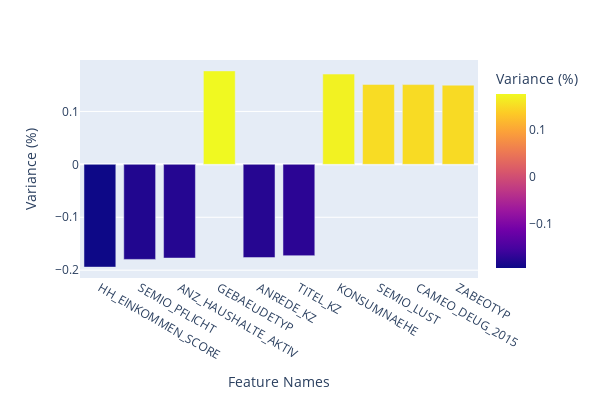

This figure's notebook cell:
### Code cell
plot_weights(finalpca,0,feat_names,10)

### Figure 1 — Plotly figure (JSON) as saved in the notebook; plotly's stock layout.template omitted (floating-point values rounded to 4 significant figures)
{"data": [{"alignmentgroup": "True", "hovertemplate": "Feature Names=%{x}<br>Variance (%)=%{marker.color}<extra></extra>", "legendgroup": "", "marker": {"color": [-0.1942, -0.1797, -0.1771, 0.1766, -0.1762, -0.1726, 0.1707, 0.151, 0.1507, 0.1497], "coloraxis": "coloraxis", "pattern": {"shape": ""}}, "name": "", "offsetgroup": "", "orientation": "v", "showlegend": false, "textposition": "auto", "type": "bar", "x": ["HH_EINKOMMEN_SCORE", "SEMIO_PFLICHT", "ANZ_HAUSHALTE_AKTIV", "GEBAEUDETYP", "ANREDE_KZ", "TITEL_KZ", "KONSUMNAEHE", "SEMIO_LUST", "CAMEO_DEUG_2015", "ZABEOTYP"], "xaxis": "x", "y": [-0.1942, -0.1797, -0.1771, 0.1766, -0.1762, -0.1726, 0.1707, 0.151, 0.1507, 0.1497], "yaxis": "y"}], "layout": {"barmode": "relative", "coloraxis": {"colorbar": {"title": {"text": "Variance (%)"}}, "colorscale": [[0, "#0d0887"], [0.1111, "#46039f"], [0.2222, "#7201a8"], [0.3333, "#9c179e"], [0.4444, "#bd3786"], [0.5556, "#d8576b"], [0.6667, "#ed7953"], [0.7778, "#fb9f3a"], [0.8889, "#fdca26"], [1, "#f0f921"]]}, "height": 400, "legend": {"tracegroupgap": 0}, "margin": {"t": 60}, "width": 600, "xaxis": {"anchor": "y", "domain": [0, 1], "title": {"text": "Feature Names"}}, "yaxis": {"anchor": "x", "domain": [0, 1], "title": {"text": "Variance (%)"}}}}
